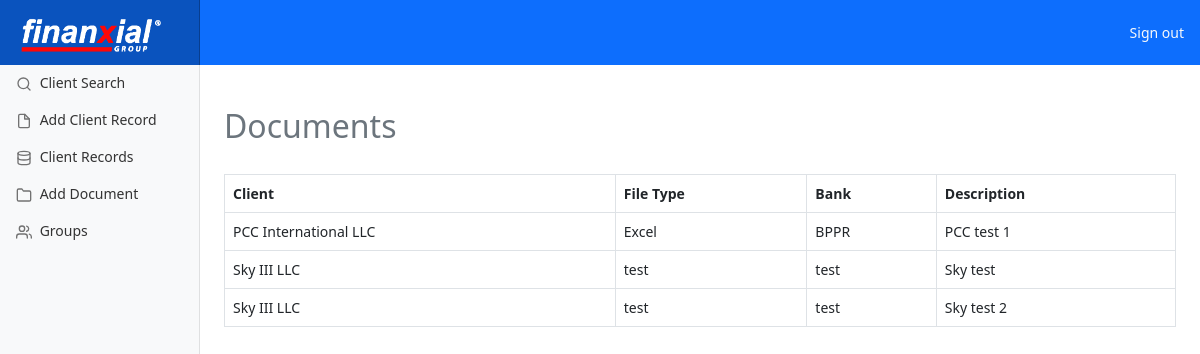
Page /documents/ (signed in) on the earlier database version.
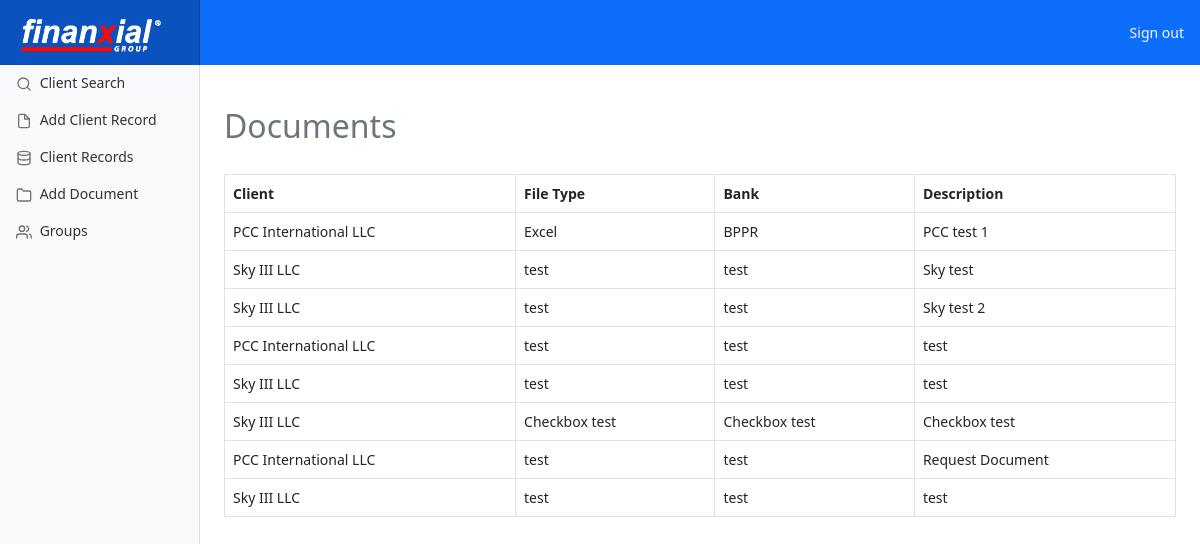
Same page on the later database version.
### pages/models.py (models this page shows, shortened)
class File(models.Model):
    client = models.ForeignKey(Client, on_delete=models.CASCADE)
    document_type = models.CharField(max_length=200, blank=True)
    bank = models.CharField(max_length=200, blank=True)
    description = models.CharField(max_length=200, blank=True)
    document = models.FileField(upload_to='files/', blank=True)
    completed = models.BooleanField(default=False)

class Client(models.Model):
    client_type_choices = (
        ('Data Entry', 'Data Entry'),
        ('Reconcile and Review', 'Reconcile and Review'),
        ('Review', 'Review'),
    )
    client_name = models.CharField(max_length=200)
    contact_name = models.CharField(max_length=200)
    contact_number = models.CharField(max_length=200)
    contact_email = models.EmailField(max_length = 200)
    client_type = models.CharField(max_length=200, choices=client_type_choices)
    industry_type = models.CharField(max_length=200)
    project_manager = models.CharField(max_length=200)
    tax_id = models.CharField(max_length=200)
    bank_accounts = models.CharField(max_length=200)
    client_group = models.CharField(max_length=200)
    def __str__(self):
        return self.client_name

### pages/views.py (the view)
# urls.py: path('documents/', views.document_list, name='document_list'),
def document_list(request):
    documents = Client.objects.all
    document_list = File.objects.all
    context = {'documents':documents, 'document_list':document_list, }
    return render(request, 'documents.html', context)

### pages/templates/documents.html (shortened to what this page needs)
{% extends 'base.html' %}
{% block content %}
{% if user.is_authenticated %}
<main class="col-md-9 ms-sm-auto col-lg-10 px-md-4">
    <br/><br/>
  <h2 class="text-muted">Documents</h2>
  <br/>
  {% if documents %}
  <div class="table-responsive">
    <table class="table table-bordered table-hover">
      <thead>
        <tr>
          <th>Client</th>
          <th>File Type</th>
          <th>Bank</th>
          <th>Description</th>
        </tr>
      </thead>
      {% for items in document_list %}
        <tbody>
          <tr>
            <td>{{ items.client }}</td>
            <td>{{ items.document_type }}</td>
            <td>{{ items.bank }}</td>
            <td>{{ items.description }}</td>
          </tr>
      </tbody>
     {% endfor %}
   </table>
  </div>
  {%endif%}
{% endif %}
{% endblock %}

Differences in the rows shown:
added File: client "PCC International LLC", document_type "test", bank "test", description "test"
added File: client "Sky III LLC", document_type "test", bank "test", description "test"
added File: client "Sky III LLC", document_type "Checkbox test", bank "Checkbox test", description "Checkbox test"
added File: client "PCC International LLC", document_type "test", bank "test", description "Request Document"
added File: client "Sky III LLC", document_type "test", bank "test", description "test"
